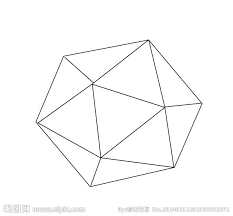
#> input picture subpix_accuracy.png, 233 x 216 px
$ python h_subpix_accuracy.py   (Python 2 division)
#> lines starting #> are read from the running program, lines starting #| are printed output that depends on the picture; after the words box and inside, x2 and y2 are one past the last pixel; in counts of white or black regions, pixels touching at a corner belong together; long printed decimals are rounded
# -*- coding: utf-8 -*-

import cv2
import numpy as np

filename = '../subpix_accuracy.png'
# filename = '../subpix_accuracy2.png'
img = cv2.imread(filename)
#> img is the input picture: shape (216, 233, 3); mean B, G, R 250.7, 250.8, 250.8
gray = cv2.cvtColor(img,cv2.COLOR_BGR2GRAY)

# find Harris corners
gray = np.float32(gray)
dst = cv2.cornerHarris(gray,2,3,0.04)
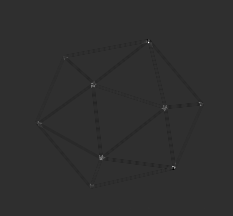
#> dst: shape (216, 233) float32; min -23736228, max 103516888, mean -135767.8; drawn with min black and max white
dst = cv2.dilate(dst,None)
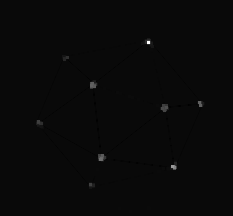
#> dst: shape (216, 233) float32; min -3892245.2, max 103516888, mean 157233.5; drawn with min black and max white
ret, dst = cv2.threshold(dst,0.01*dst.max(),255,0)
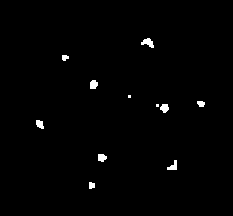
#> dst: shape (216, 233) float32; 0.97% white; 11 white regions (2 under 20 px), largest, box (x1, y1, x2, y2) and area: (141, 38, 154, 48) 74, (90, 80, 98, 89) 60, (160, 104, 169, 113) 59
#> ret = 1035168.9
dst = np.uint8(dst)

# find centroids
# connectedComponentsWithStats(InputArray image, OutputArray labels, OutputArray stats,
# OutputArray centroids, int connectivity=8, int ltype=CV_32S)
ret, labels, stats, centroids = cv2.connectedComponentsWithStats(dst)
#> labels: shape (216, 233) int32; 12 distinct labels, from 0 to 11
#> ret = 12; stats = [[0, 0, 233, 216, 49841], [141, 38, 13, 10, 74], [62, 55, 7, 6, 33], [90, 80, 8, 9, 60], [128, 95, 3, 3, 9], [197, 101, 8, 6, 39], [156, 104, 3, 3, 9], [160, 104, 9, 9, 59], [36, 120, 8, 9, 53], [98, 154, 9, 8, 57], [167, 160, 10, 10, 58], [89, 182, 6, 7, 36]]; centroids = [[115.9, 107.5], [147.6, 42.28], [64.58, 57.21], [93.2, 84.15], [129, 96], [200.6, 103.3], [157, 105], [164.2, 107.7], [39.43, 123.8], [101.5, 157.2], [172.8, 165.9], [91.25, 185]]

# define the criteria to stop and refine the corners
criteria = (cv2.TERM_CRITERIA_EPS + cv2.TERM_CRITERIA_MAX_ITER, 100, 0.001)

# Python: cv2.cornerSubPix(image, corners, winSize, zeroZone, criteria)
# zeroZone – Half of the size of the dead region in the middle of the search zone
# over which the summation in the formula below is not done. It is used sometimes
# to avoid possible singularities of the autocorrelation matrix. The value of (-1,-1)
# indicates that there is no such a size.
# 返回值由角点坐标组成的一个数组（而非图像）
corners = cv2.cornerSubPix(gray,np.float32(centroids),(5,5),(-1,-1),criteria)
#> corners = [[115.9, 107.5], [148.2, 39.44], [63.34, 55.6], [92.6, 82.77], [129.7, 95.76], [202, 103.6], [157, 105], [164.4, 106.6], [35.68, 122.4], [100.4, 157.7], [173.4, 166.9], [90.07, 186.3]]

print centroids
#| [[115.931 107.466]
#|  [147.635  42.284]
#|  [ 64.576  57.212]
#|  [ 93.2         84.15      ]
#|  [129.          96.        ]
#|  [200.564 103.308]
#|  [157.         105.        ]
#|  [164.186 107.661]
#|  [ 39.434 123.792]
#|  [101.491 157.246]
#|  [172.793 165.897]
#|  [ 91.25       185.        ]]
print '-------------------'
print corners
#| [[115.931  107.4657  ]
#|  [148.183   39.437]
#|  [ 63.345  55.596]
#|  [ 92.597  82.769 ]
#|  [129.745   95.762 ]
#|  [202.009  103.633 ]
#|  [157.       105.      ]
#|  [164.425  106.576 ]
#|  [ 35.684 122.433 ]
#|  [100.384  157.698 ]
#|  [173.404  166.901 ]
#|  [ 90.065  186.296 ]]

# Now draw them

res = np.hstack((centroids,corners))  # stacking images side-by-side
#> res = [[115.9, 107.5, 115.9, 107.5], [147.6, 42.28, 148.2, 39.44], [64.58, 57.21, 63.34, 55.6], [93.2, 84.15, 92.6, 82.77], [129, 96, 129.7, 95.76], [200.6, 103.3, 202, 103.6], [157, 105, 157, 105], [164.2, 107.7, 164.4, 106.6], [39.43, 123.8, 35.68, 122.4], [101.5, 157.2, 100.4, 157.7], [172.8, 165.9, 173.4, 166.9], [91.25, 185, 90.07, 186.3]]
# np.int0 可以用来省略小数点后面的数字（非四舍五入）。
res = np.int0(res)
#> res = [[115, 107, 115, 107], [147, 42, 148, 39], [64, 57, 63, 55], [93, 84, 92, 82], [129, 96, 129, 95], [200, 103, 202, 103], [157, 105, 157, 105], [164, 107, 164, 106], [39, 123, 35, 122], [101, 157, 100, 157], [172, 165, 173, 166], [91, 185, 90, 186]]

print "-----------res----------"
print res
#| [[115 107 115 107]
#|  [147  42 148  39]
#|  [ 64  57  63  55]
#|  [ 93  84  92  82]
#|  [129  96 129  95]
#|  [200 103 202 103]
#|  [157 105 157 105]
#|  [164 107 164 106]
#|  [ 39 123  35 122]
#|  [101 157 100 157]
#|  [172 165 173 166]
#|  [ 91 185  90 186]]

img[res[:,1],res[:,0]]=[0,0,255]  # img 是先取行后取列，即点的纵坐标，点的横坐标
#> img: shape (216, 233, 3); 0.02% of pixels changed, all inside (x1, y1, x2, y2) = (39, 42, 201, 186)
img[res[:,3],res[:,2]] = [0,255,0]
#> img: shape (216, 233, 3); mean B, G, R 250.7, 250.7, 250.8

cv2.namedWindow('subpix',cv2.WINDOW_NORMAL)
cv2.imshow('subpix',img)
cv2.waitKey(0)
